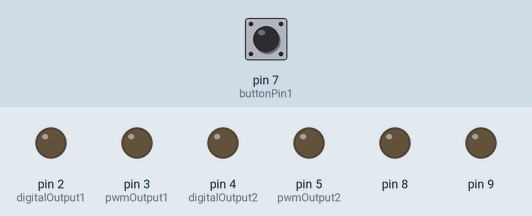
This sketch was run on a simulated Arduino Uno, built with avr-gcc and run on an emulated ATmega328P. Shown: output pins drawn as LEDs (lit = HIGH). Inputs (shaded band) come from the test bench; at power-on: pin 7 (buttonPin1) LOW.

Above: at 1.2 s.
1.3 s: pin 7 (buttonPin1) pulled HIGH for 0.15 s
At 2.2 s:
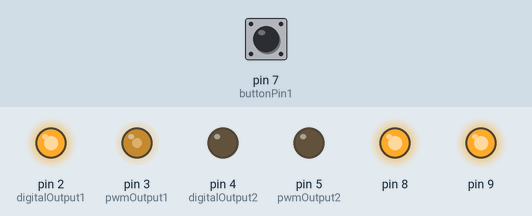
Timing chart, 0 to 4.3 s (numbered marks = the images above; inputs shaded):
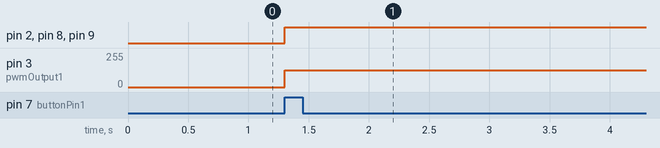

Measured:
- after the input at 1.3 s, pin 2 (digitalOutput1), pin 8, pin 9: LOW → HIGH at once; pin 3 (pwmOutput1): 0/255 → 127/255 at once

The sketch:

Signal_Testing_Case_Builder.ino
```cpp
// Create and assign a constant/non-changing variable to indicate the pin a particular button is connected to
const int buttonPin1 = 7;

// Create output pin variables and assinging them for use with digitalWrite() or analogWrite()
// Note: pins 3, 5, 6, 9, 10, and 11 are special pins that can output PWM waves on the Uno board. These PWM pins use values between 0-255 (0 = 0% duty cycle, 255 = 100% duty cycle) for their PWM waves/square waves
// Note 2: Avoid using 5 or 6 for PWM output. The internal timer for PWM are conected to these, and have a higher frequency than the other PWM pins
// Note 3: Digital pins (0-13 on the Uno board) are not Analog pins. Analog inputs are values from 0-1023, not 0 or 1 for normal digital pins or 0-255 for PWM digital pins
const int digitalOutput1 = 2;
const int digitalOutput2 = 4;
const int pwmOutput1 = 3;
const int pwmOutput2 = 5;

// Create a variable that will store the status of a button(s)
int buttonStatus1;

// Create a counter that will count the number of times the button is pressed
int counter1 = 0;

// Setup code runs only once, everytime the Arduino is powered ON. Use to setup pins as input/outputs
void setup() {
  // Setup a monitor (usually, the computer you're using) to later print values for debugging
  Serial.begin(9600);

  // Initialize the button pin(s) so as to listen for input
  pinMode(buttonPin1, INPUT); // digital pin 7

  // Initialize output pins
  pinMode(digitalOutput1, OUTPUT); // digital pin 2
  pinMode(digitalOutput2, OUTPUT); // digital pin 4
  pinMode(pwmOutput1, OUTPUT); // digital PWM pin 3
  pinMode(pwmOutput2, OUTPUT); // digital PWM pin 5

  // Initialize port register variables. Port registers are an entirely different topic and requires studying
  DDRB = B00000011; // Sets pins 8 and 9 as outputs, 10-13 as outputs (6th and 7th digits are not usable/conencted to any pins)
}

// Continually runs the following code in a loop until the Arduino is powered off
// Note: each line of code is executed approximately within 10 microseconds of the previous line, i.e. not instantly or simultaneously unless you use Port Registers
void loop() {
  // Update the buttonStatus variable(s) to ON or OFF depending if button is pressed
  buttonStatus1 = digitalRead(buttonPin1);

  if (buttonStatus1 == HIGH)
  {
    // Keep track of the number of times the button is pressed
    counter1 = counter1 + 1;

    // Create case for when the button is pressed the first time
    if (counter1 == 1)
    {
      // Output a single, constant HIGH/ON 5V signal until switch off
      digitalWrite(digitalOutput1, HIGH); // pin 2

      // Outputs a PWM wave that is approximately 50% duty cycle
      analogWrite(pwmOutput1, 127); // pin 3

      // If simultaneous/instant output manipulate is wanted, use of the Port Register variables is needed
      PORTB = B00000011; // Sets pins 8 and 9 as high simultaneously
    }

    // Create case for when the button is pressed the second time
    if (counter1 == 2)
    {
      // Insert code desired here
    }

    // Create case for when the button is pressed the third time
    if (counter1 == 3)
    {
      // Insert code desired here

      // Reset the counter to indicate a new set of button presses
      counter1 = 0;
    }

    // Delay to allow for another button press to register, value is in miliseconds
    delay(1000); // 1 second wait
  }
}
```
